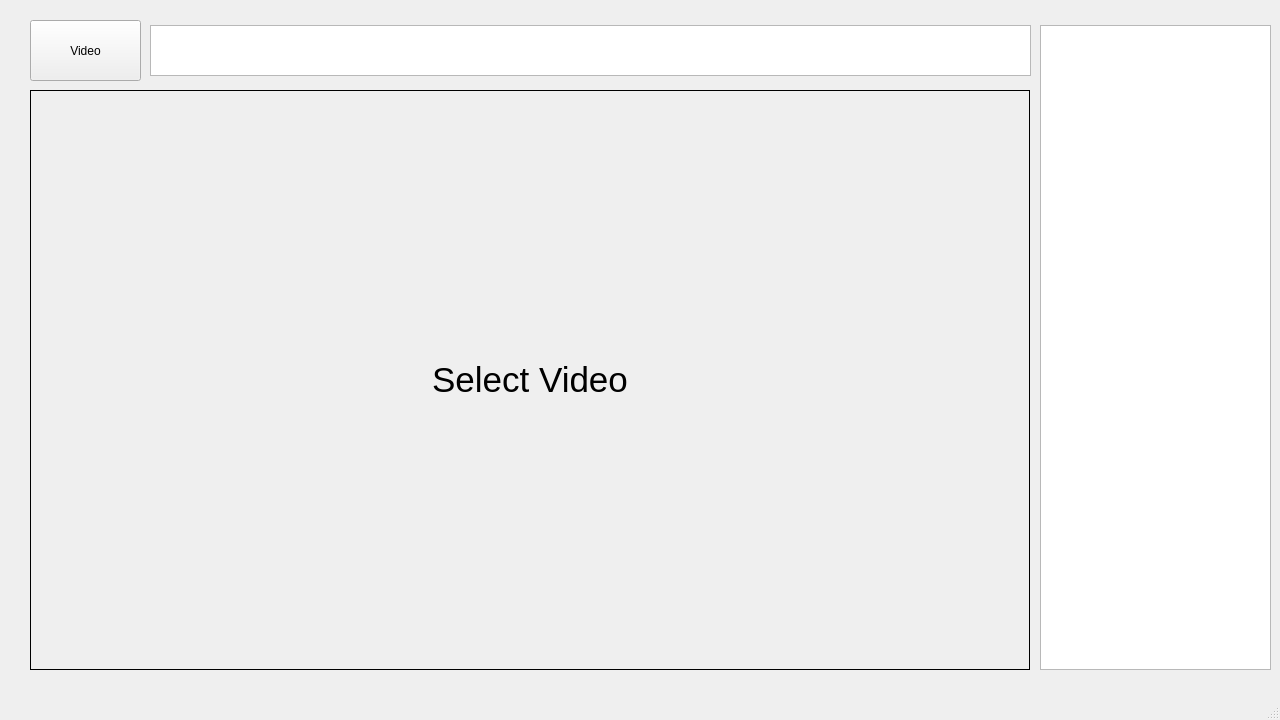
<?xml version="1.0" encoding="UTF-8"?>
<ui version="4.0">
 <class>MainWindow</class>
 <widget class="QMainWindow" name="MainWindow">
  <property name="geometry">
   <rect>
    <x>0</x>
    <y>0</y>
    <width>1280</width>
    <height>720</height>
   </rect>
  </property>
  <property name="windowTitle">
   <string>MainWindow</string>
  </property>
  <widget class="QWidget" name="centralwidget">
   <widget class="QPushButton" name="video">
    <property name="geometry">
     <rect>
      <x>30</x>
      <y>20</y>
      <width>111</width>
      <height>61</height>
     </rect>
    </property>
    <property name="font">
     <font>
      <kerning>true</kerning>
     </font>
    </property>
    <property name="text">
     <string>Video</string>
    </property>
    <property name="icon">
     <iconset>
      <normaloff>youtube.png</normaloff>youtube.png</iconset>
    </property>
    <property name="iconSize">
     <size>
      <width>40</width>
      <height>40</height>
     </size>
    </property>
    <property name="checkable">
     <bool>false</bool>
    </property>
   </widget>
   <widget class="QLabel" name="show_video">
    <property name="geometry">
     <rect>
      <x>30</x>
      <y>90</y>
      <width>1000</width>
      <height>580</height>
     </rect>
    </property>
    <property name="font">
     <font>
      <pointsize>26</pointsize>
      <bold>false</bold>
     </font>
    </property>
    <property name="focusPolicy">
     <enum>Qt::TabFocus</enum>
    </property>
    <property name="layoutDirection">
     <enum>Qt::LeftToRight</enum>
    </property>
    <property name="autoFillBackground">
     <bool>false</bool>
    </property>
    <property name="frameShape">
     <enum>QFrame::Panel</enum>
    </property>
    <property name="frameShadow">
     <enum>QFrame::Plain</enum>
    </property>
    <property name="text">
     <string>Select Video</string>
    </property>
    <property name="alignment">
     <set>Qt::AlignCenter</set>
    </property>
   </widget>
   <widget class="QTextBrowser" name="show_path">
    <property name="geometry">
     <rect>
      <x>150</x>
      <y>25</y>
      <width>881</width>
      <height>51</height>
     </rect>
    </property>
    <property name="autoFillBackground">
     <bool>false</bool>
    </property>
   </widget>
   <widget class="QListWidget" name="alarm_history">
    <property name="geometry">
     <rect>
      <x>1040</x>
      <y>25</y>
      <width>231</width>
      <height>645</height>
     </rect>
    </property>
   </widget>
  </widget>
  <widget class="QStatusBar" name="statusbar"/>
 </widget>
 <resources/>
 <connections/>
</ui>
